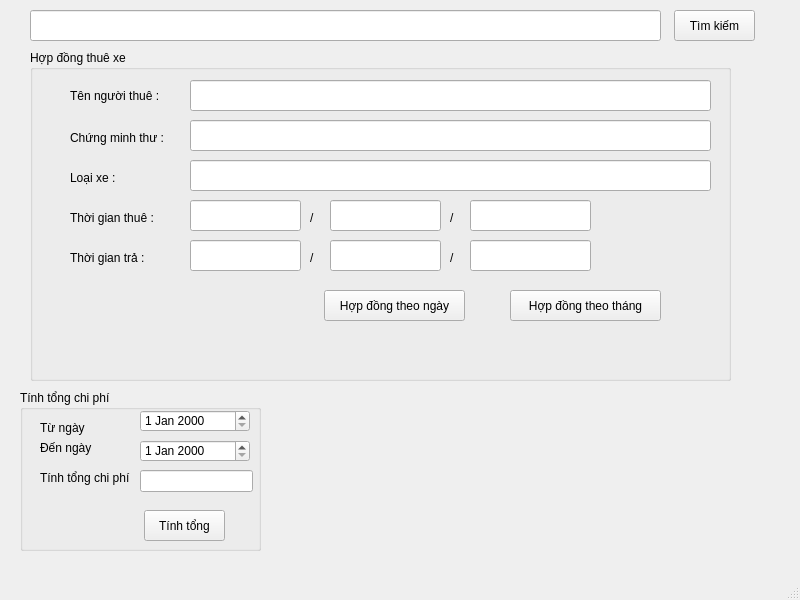
<?xml version="1.0" encoding="UTF-8"?>
<ui version="4.0">
 <class>MainWindow</class>
 <widget class="QMainWindow" name="MainWindow">
  <property name="geometry">
   <rect>
    <x>0</x>
    <y>0</y>
    <width>800</width>
    <height>600</height>
   </rect>
  </property>
  <property name="windowTitle">
   <string>MainWindow</string>
  </property>
  <widget class="QWidget" name="centralwidget">
   <widget class="QPushButton" name="btnFind">
    <property name="geometry">
     <rect>
      <x>674</x>
      <y>10</y>
      <width>81</width>
      <height>31</height>
     </rect>
    </property>
    <property name="text">
     <string>Tìm kiếm</string>
    </property>
   </widget>
   <widget class="QGroupBox" name="groupBox">
    <property name="geometry">
     <rect>
      <x>30</x>
      <y>50</y>
      <width>701</width>
      <height>331</height>
     </rect>
    </property>
    <property name="title">
     <string>Hợp đồng thuê xe</string>
    </property>
    <widget class="QLineEdit" name="linehoten">
     <property name="geometry">
      <rect>
       <x>160</x>
       <y>30</y>
       <width>521</width>
       <height>31</height>
      </rect>
     </property>
    </widget>
    <widget class="QLineEdit" name="linecmt">
     <property name="geometry">
      <rect>
       <x>160</x>
       <y>70</y>
       <width>521</width>
       <height>31</height>
      </rect>
     </property>
    </widget>
    <widget class="QLineEdit" name="lineloaixe">
     <property name="geometry">
      <rect>
       <x>160</x>
       <y>110</y>
       <width>521</width>
       <height>31</height>
      </rect>
     </property>
    </widget>
    <widget class="QLineEdit" name="linengaythue">
     <property name="geometry">
      <rect>
       <x>160</x>
       <y>150</y>
       <width>111</width>
       <height>31</height>
      </rect>
     </property>
    </widget>
    <widget class="QLineEdit" name="linethangthue">
     <property name="geometry">
      <rect>
       <x>300</x>
       <y>150</y>
       <width>111</width>
       <height>31</height>
      </rect>
     </property>
    </widget>
    <widget class="QLineEdit" name="linenamthue">
     <property name="geometry">
      <rect>
       <x>440</x>
       <y>150</y>
       <width>121</width>
       <height>31</height>
      </rect>
     </property>
    </widget>
    <widget class="QLineEdit" name="linengaytra">
     <property name="geometry">
      <rect>
       <x>160</x>
       <y>190</y>
       <width>111</width>
       <height>31</height>
      </rect>
     </property>
    </widget>
    <widget class="QLineEdit" name="linethangtra">
     <property name="geometry">
      <rect>
       <x>300</x>
       <y>190</y>
       <width>111</width>
       <height>31</height>
      </rect>
     </property>
    </widget>
    <widget class="QLineEdit" name="linenamtra">
     <property name="geometry">
      <rect>
       <x>440</x>
       <y>190</y>
       <width>121</width>
       <height>31</height>
      </rect>
     </property>
    </widget>
    <widget class="QLabel" name="label">
     <property name="geometry">
      <rect>
       <x>40</x>
       <y>30</y>
       <width>101</width>
       <height>31</height>
      </rect>
     </property>
     <property name="text">
      <string>Tên người thuê :</string>
     </property>
    </widget>
    <widget class="QLabel" name="label_2">
     <property name="geometry">
      <rect>
       <x>40</x>
       <y>80</y>
       <width>101</width>
       <height>16</height>
      </rect>
     </property>
     <property name="text">
      <string>Chứng minh thư :</string>
     </property>
    </widget>
    <widget class="QLabel" name="label_3">
     <property name="geometry">
      <rect>
       <x>40</x>
       <y>120</y>
       <width>49</width>
       <height>16</height>
      </rect>
     </property>
     <property name="text">
      <string>Loại xe :</string>
     </property>
    </widget>
    <widget class="QLabel" name="label_4">
     <property name="geometry">
      <rect>
       <x>40</x>
       <y>160</y>
       <width>101</width>
       <height>16</height>
      </rect>
     </property>
     <property name="text">
      <string>Thời gian thuê :</string>
     </property>
    </widget>
    <widget class="QLabel" name="label_5">
     <property name="geometry">
      <rect>
       <x>40</x>
       <y>200</y>
       <width>91</width>
       <height>16</height>
      </rect>
     </property>
     <property name="text">
      <string>Thời gian trả :</string>
     </property>
    </widget>
    <widget class="QLabel" name="label_6">
     <property name="geometry">
      <rect>
       <x>280</x>
       <y>160</y>
       <width>16</width>
       <height>16</height>
      </rect>
     </property>
     <property name="text">
      <string>/</string>
     </property>
    </widget>
    <widget class="QLabel" name="label_7">
     <property name="geometry">
      <rect>
       <x>420</x>
       <y>160</y>
       <width>16</width>
       <height>16</height>
      </rect>
     </property>
     <property name="text">
      <string>/</string>
     </property>
    </widget>
    <widget class="QLabel" name="label_8">
     <property name="geometry">
      <rect>
       <x>280</x>
       <y>200</y>
       <width>16</width>
       <height>16</height>
      </rect>
     </property>
     <property name="text">
      <string>/</string>
     </property>
    </widget>
    <widget class="QLabel" name="label_9">
     <property name="geometry">
      <rect>
       <x>420</x>
       <y>200</y>
       <width>16</width>
       <height>16</height>
      </rect>
     </property>
     <property name="text">
      <string>/</string>
     </property>
    </widget>
    <widget class="QPushButton" name="btnHdngay">
     <property name="geometry">
      <rect>
       <x>294</x>
       <y>240</y>
       <width>141</width>
       <height>31</height>
      </rect>
     </property>
     <property name="text">
      <string>Hợp đồng theo ngày</string>
     </property>
    </widget>
    <widget class="QPushButton" name="btnHdthang">
     <property name="geometry">
      <rect>
       <x>480</x>
       <y>240</y>
       <width>151</width>
       <height>31</height>
      </rect>
     </property>
     <property name="text">
      <string>Hợp đồng theo tháng</string>
     </property>
    </widget>
   </widget>
   <widget class="QLineEdit" name="lineEdit">
    <property name="geometry">
     <rect>
      <x>30</x>
      <y>10</y>
      <width>631</width>
      <height>31</height>
     </rect>
    </property>
   </widget>
   <widget class="QGroupBox" name="groupBox_2">
    <property name="geometry">
     <rect>
      <x>20</x>
      <y>390</y>
      <width>241</width>
      <height>161</height>
     </rect>
    </property>
    <property name="title">
     <string>Tính tổng chi phí</string>
    </property>
    <widget class="QDateEdit" name="dateEdit">
     <property name="geometry">
      <rect>
       <x>120</x>
       <y>20</y>
       <width>110</width>
       <height>22</height>
      </rect>
     </property>
    </widget>
    <widget class="QDateEdit" name="dateEdit_2">
     <property name="geometry">
      <rect>
       <x>120</x>
       <y>50</y>
       <width>110</width>
       <height>22</height>
      </rect>
     </property>
    </widget>
    <widget class="QLabel" name="label_11">
     <property name="geometry">
      <rect>
       <x>20</x>
       <y>30</y>
       <width>49</width>
       <height>16</height>
      </rect>
     </property>
     <property name="text">
      <string>Từ ngày</string>
     </property>
    </widget>
    <widget class="QLabel" name="label_12">
     <property name="geometry">
      <rect>
       <x>20</x>
       <y>50</y>
       <width>71</width>
       <height>16</height>
      </rect>
     </property>
     <property name="text">
      <string>Đến ngày</string>
     </property>
    </widget>
    <widget class="QLineEdit" name="lineEdit_2">
     <property name="geometry">
      <rect>
       <x>120</x>
       <y>80</y>
       <width>113</width>
       <height>22</height>
      </rect>
     </property>
    </widget>
    <widget class="QLabel" name="label_13">
     <property name="geometry">
      <rect>
       <x>20</x>
       <y>80</y>
       <width>101</width>
       <height>16</height>
      </rect>
     </property>
     <property name="text">
      <string>Tính tổng chi phí</string>
     </property>
    </widget>
    <widget class="QPushButton" name="btntinhtong">
     <property name="geometry">
      <rect>
       <x>124</x>
       <y>120</y>
       <width>81</width>
       <height>31</height>
      </rect>
     </property>
     <property name="text">
      <string>Tính tổng</string>
     </property>
    </widget>
   </widget>
  </widget>
  <widget class="QMenuBar" name="menubar">
   <property name="geometry">
    <rect>
     <x>0</x>
     <y>0</y>
     <width>800</width>
     <height>22</height>
    </rect>
   </property>
  </widget>
  <widget class="QStatusBar" name="statusbar"/>
 </widget>
 <resources/>
 <connections/>
</ui>
